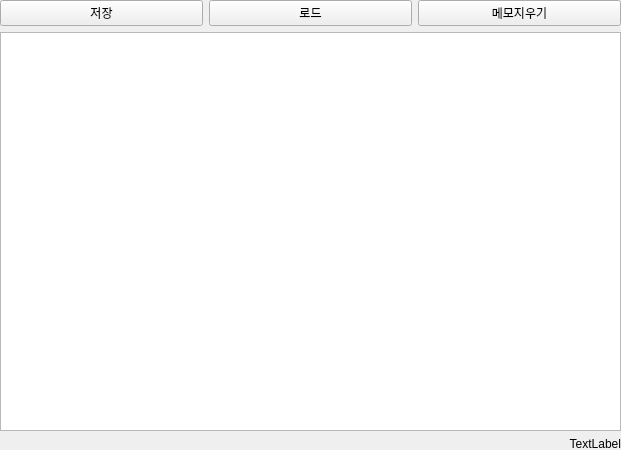
<?xml version="1.0" encoding="UTF-8"?>
<ui version="4.0">
 <class>Widget</class>
 <widget class="QWidget" name="Widget">
  <property name="geometry">
   <rect>
    <x>0</x>
    <y>0</y>
    <width>621</width>
    <height>450</height>
   </rect>
  </property>
  <property name="windowTitle">
   <string>Widget</string>
  </property>
  <widget class="QWidget" name="verticalLayoutWidget">
   <property name="geometry">
    <rect>
     <x>0</x>
     <y>0</y>
     <width>621</width>
     <height>451</height>
    </rect>
   </property>
   <layout class="QVBoxLayout" name="verticalLayout">
    <item>
     <layout class="QHBoxLayout" name="horizontalLayout">
      <item>
       <widget class="QPushButton" name="pushButton">
        <property name="text">
         <string>저장</string>
        </property>
       </widget>
      </item>
      <item>
       <widget class="QPushButton" name="pushButton_2">
        <property name="text">
         <string>로드</string>
        </property>
       </widget>
      </item>
      <item>
       <widget class="QPushButton" name="pushButton_4">
        <property name="text">
         <string>메모지우기</string>
        </property>
       </widget>
      </item>
     </layout>
    </item>
    <item>
     <widget class="QTextEdit" name="textEdit"/>
    </item>
    <item>
     <widget class="QLabel" name="label">
      <property name="text">
       <string>TextLabel</string>
      </property>
      <property name="alignment">
       <set>Qt::AlignRight|Qt::AlignTrailing|Qt::AlignVCenter</set>
      </property>
     </widget>
    </item>
   </layout>
  </widget>
 </widget>
 <resources/>
 <connections/>
</ui>
